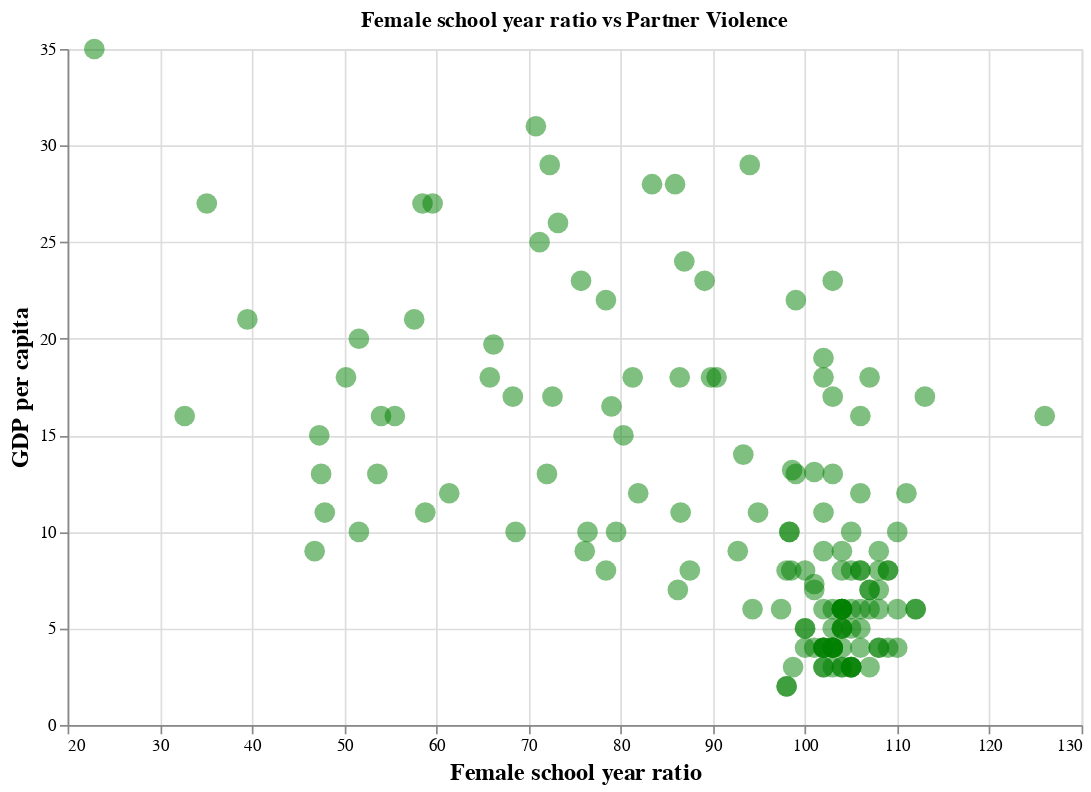

Write notebook code for a chart like this one.
### Code cell
chart3 = alt.Chart(merged_df_1).mark_circle(
    size=150, color = 'green', opacity = 0.5
).encode(
    x=alt.X('female school year ratio', title = 'Female school year ratio', axis = alt.Axis(titleFont = 'Helvetica', titleFontSize = 14, labelFont = 'Helvetica'), scale=alt.Scale(zero=False)),
    y=alt.Y('Partner Violence (2018)', title = 'GDP per capita', axis = alt.Axis(titleFont = 'Helvetica', titleFontSize = 14, labelFont = 'Helvetica'), scale=alt.Scale(zero=False)),
    tooltip=['Country name', 'female school year ratio', 'Partner Violence (2018)']  # Optional tooltips
).properties(
    width=600,
    height=400,
    title='Female school year ratio vs Partner Violence'
)


chart3.display()

### Figure 1 — Vega-Lite specification as saved in the notebook (floating-point values rounded to 4 significant figures; data arrays with more than 128 entries replaced by an {"elided": "..."} marker saying what was removed)
{"usermeta": {"embedOptions": {"theme": "latimes"}}, "config": {"view": {"continuousWidth": 300, "continuousHeight": 300}}, "data": {"name": "data-e48eb80e115fe36496e1c8e801f82972"}, "mark": {"type": "circle", "color": "green", "opacity": 0.5, "size": 150}, "encoding": {"tooltip": [{"field": "Country name", "type": "nominal"}, {"field": "female school year ratio", "type": "quantitative"}, {"field": "Partner Violence (2018)", "type": "quantitative"}], "x": {"axis": {"labelFont": "Helvetica", "titleFont": "Helvetica", "titleFontSize": 14}, "field": "female school year ratio", "scale": {"zero": false}, "title": "Female school year ratio", "type": "quantitative"}, "y": {"axis": {"labelFont": "Helvetica", "titleFont": "Helvetica", "titleFontSize": 14}, "field": "Partner Violence (2018)", "scale": {"zero": false}, "title": "GDP per capita", "type": "quantitative"}}, "height": 400, "title": "Female school year ratio vs Partner Violence", "width": 600, "$schema": "https://vega.github.io/schema/vega-lite/v5.15.1.json", "datasets": {"data-e48eb80e115fe36496e1c8e801f82972": {"elided": "210 records"}}}
